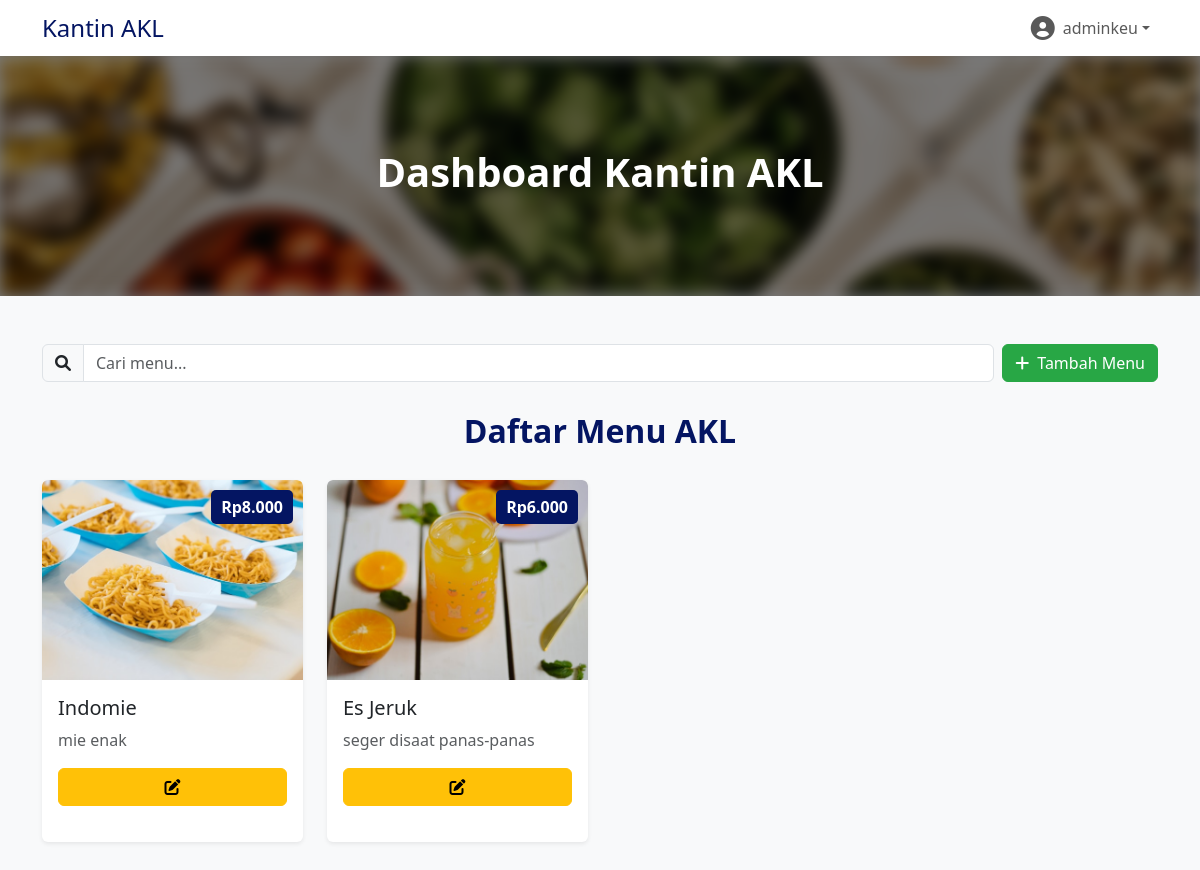
/menu.php (signed in), run on the app's committed database.
### tables this page shows
CREATE TABLE `menu` (
  `id` int(11) NOT NULL,
  `jurusan` enum('RPL','AKL','MP','Adnor') NOT NULL,
  `nama_makanan` varchar(100) NOT NULL,
  `deskripsi` text DEFAULT NULL,
  `gambar` varchar(255) DEFAULT NULL,
  `harga` int(11) NOT NULL
);

### menu.php (the view, shortened to what this page needs)
<?php
include 'config/db.php';
$jurusan = $_SESSION['user']['jurusan'];
$username = $_SESSION['user']['username'];
$searchQuery = isset($_GET['search']) ? $conn->real_escape_string($_GET['search']) : '';
$query = $conn->query("SELECT * FROM menu WHERE jurusan = '$jurusan'
                       AND nama_makanan LIKE '%$searchQuery%'");
?>
<!DOCTYPE html>
<html lang="en">
<head>
    <link rel="stylesheet" href="https://cdn.jsdelivr.net/npm/bootstrap@5.3.3/dist/css/bootstrap.min.css">
    <link href="https://cdnjs.cloudflare.com/ajax/libs/font-awesome/6.0.0-beta3/css/all.min.css" rel="stylesheet">
    <link rel="stylesheet" href="https://cdn.jsdelivr.net/npm/sweetalert2@11/dist/sweetalert2.min.css">
</head>
<body class="bg-light">
    <nav class="navbar navbar-expand-lg navbar-light bg-white shadow-sm">
        <div class="container">
            <a class="navbar-brand" href="dashboard.php">
                <h4 class="m-0 text-primary">Kantin <?= htmlspecialchars($jurusan) ?></h4>
            </a>
            <div class="collapse navbar-collapse" id="navbarNav">
                <ul class="navbar-nav ms-auto">
                    <li class="nav-item dropdown">
                        <a class="nav-link dropdown-toggle d-flex align-items-center" href="#" id="navbarDropdown" role="button" data-bs-toggle="dropdown" aria-expanded="false">
                            <i class="fas fa-user-circle me-2 fs-4"></i>
                            <span><?= htmlspecialchars($username) ?></span>
                        </a>
                    </li>
                </ul>
            </div>
        </div>
    </nav>
    <section class="hero">
        <div class="hero-background position-absolute w-100 h-100">
            <img src="img/image.png" alt="Dashboard Kantin" class="hero-img w-100 h-100 object-fit-cover" style="filter: blur(8px);">
            <div class="overlay position-absolute w-100 h-100" style="background: rgba(0, 0, 0, 0.5);"></div>
        </div>
        <div class="hero-text text-center">
            <h1 class="fw-bold">Dashboard Kantin <?= htmlspecialchars($jurusan) ?></h1>
        </div>
    </section>
    <section class="py-5">
        <div class="container">
            <div class="d-flex align-items-center gap-2 mb-3">
                <div class="search-box">
                    <div class="input-group">
                        <span class="input-group-text"><i class="fas fa-search"></i></span>
                        <input type="text" id="searchInput" class="form-control"
                               placeholder="Cari menu..." value="<?= htmlspecialchars($searchQuery) ?>">
                    </div>
                </div>
                <div class="create-btn-container">
                    <button class="btn btn-success" data-bs-toggle="modal" data-bs-target="#createModal">
                        <i class="fas fa-plus me-2"></i>Tambah Menu
                    </button>
                </div>
            </div>
            <h2 class="menu-title">Daftar Menu <?= $jurusan ?></h2>
            <div class="row" id="menuContainer">
                <?php if ($query->num_rows > 0): ?>
                    <?php while ($row = $query->fetch_assoc()): ?>
                        <div class="col-md-4 col-lg-3 mb-4">
                            <div class="card shadow-sm">
                                <img src="<?= $row['gambar'] ?? 'img/default-food.jpg' ?>"
                                     class="card-img-top" alt="<?= htmlspecialchars($row['nama_makanan']) ?>">
                                <div class="price-tag">Rp<?= number_format($row['harga'], 0, ',', '.') ?></div>
                                <div class="card-body">
                                    <h5 class="card-title"><?= htmlspecialchars($row['nama_makanan']) ?></h5>
                                    <p class="card-text text-muted"><?= htmlspecialchars($row['deskripsi'] ?? 'Menu kantin '.$jurusan) ?></p>
                                    <div class="action-buttons">
                                        <button class="btn btn-warning edit-btn"
                                                data-id="<?= $row['id'] ?>"
                                                data-nama="<?= htmlspecialchars($row['nama_makanan']) ?>"
                                                data-harga="<?= $row['harga'] ?>"
                                                data-deskripsi="<?= htmlspecialchars($row['deskripsi']) ?>">
                                            <i class="fas fa-edit"></i>
                                        </button>
                                    </div>
                                </div>
                            </div>
                        </div>
                    <?php endwhile; ?>
                <?php endif; ?>
            </div>
        </div>
    </section>
</body>
</html>

### menu.php (style rules this page uses)
:root { --primary-color: #041562; --secondary-color: #11468F; --accent-color: #DA1212; --light-color: #EEEEEE; }
body { background-color: #f8f9fa; font-family: 'Segoe UI', Tahoma, Geneva, Verdana, sans-serif; }
.hero { position: relative; width: 100%; min-height: 30vh; margin-top: 0px; overflow: hidden; }
.hero-background { position: absolute; top: 0; left: 0; width: 100%; height: 100%; }
.hero-img { width: 100%; height: 100%; object-fit: cover; filter: blur(5px); }
.overlay { position: absolute; top: 0; left: 0; width: 100%; height: 100%; background: rgba(0, 0, 0, 0.5); }
.hero-text { position: absolute; top: 50%; left: 50%; transform: translate(-50%, -50%); color: white; z-index: 2; }
.hero-text h1 { font-weight: bold; color: white; }
.card { transition: transform 0.3s ease, box-shadow 0.3s ease; border: none; position: relative; overflow: hidden; margin-bottom: 20px; height: 100%; background-color: white; box-shadow: 0 5px 15px rgba(0,0,0,0.1); }
.card-img-top { height: 200px; object-fit: cover; width: 100%; }
.price-tag { position: absolute; top: 10px; right: 10px; background-color: var(--primary-color); color: white; padding: 5px 10px; border-radius: 5px; font-weight: bold; }
.menu-title { text-align: center; margin: 30px 0; color: var(--primary-color); font-weight: 700; }
.action-buttons { display: flex; gap: 5px; }
.action-buttons .btn { flex: 1; }
.btn-warning { background-color: #ffc107; border-color: #ffc107; }
.btn-success { background-color: #28a745; border-color: #28a745; }
.search-box { flex-grow: 1; }
.create-btn-container { flex-shrink: 0; }
.navbar { background-color: white; box-shadow: 0 2px 10px rgba(0,0,0,0.1); }
.navbar-brand h4 { color: var(--primary-color) !important; }

### data on the page
menu: gambar (picture), harga "8.000", nama_makanan "Indomie", deskripsi "mie enak"
menu: gambar (picture), harga "6.000", nama_makanan "Es Jeruk", deskripsi "seger disaat panas-panas"

### other printed values
$jurusan "AKL"
$username "adminkeu"
